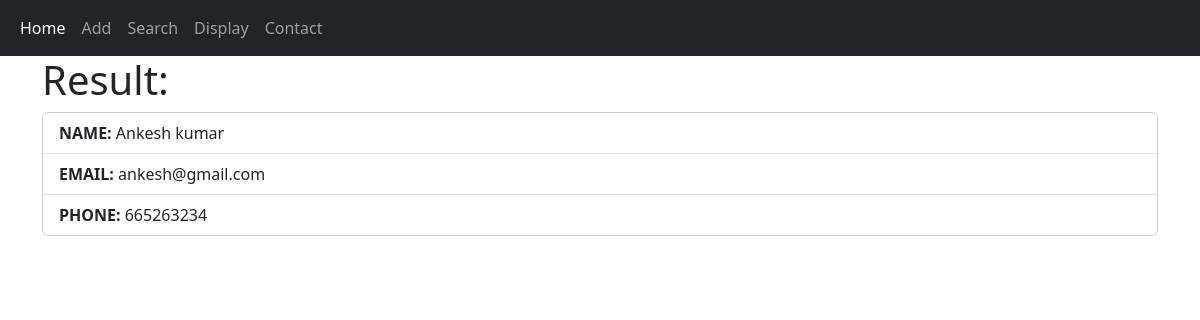
/profile/8, run on the app's committed database.
### CRUD/server.py (models this page shows)
class Student(db.Model):
    id = db.Column(db.Integer, primary_key=True)
    name = db.Column(db.String(250))
    email = db.Column(db.String(250))
    phone = db.Column(db.Integer)

### CRUD/server.py (the view)
@app.route("/profile/<user_id>")
def profile(user_id):
    data = Student.query.get(user_id)
    return render_template("profile.html", student=data)

### CRUD/templates/profile.html
{% extends "base.html" %} {% block title %} Profile {% endblock %} {% block
content %}
<h1>Result:</h1>
<div class="card">
  <ul class="list-group list-group-flush">
    <li class="list-group-item"><b>NAME: </b>{{ student.name }}</li>
    <li class="list-group-item"><b>EMAIL: </b>{{ student.email }}</li>
    <li class="list-group-item"><b>PHONE: </b>{{ student.phone }}</li>
  </ul>
</div>
{% endblock %}

### data on the page
Student: name "Ankesh kumar", email "ankesh@gmail.com", phone "665263234"
